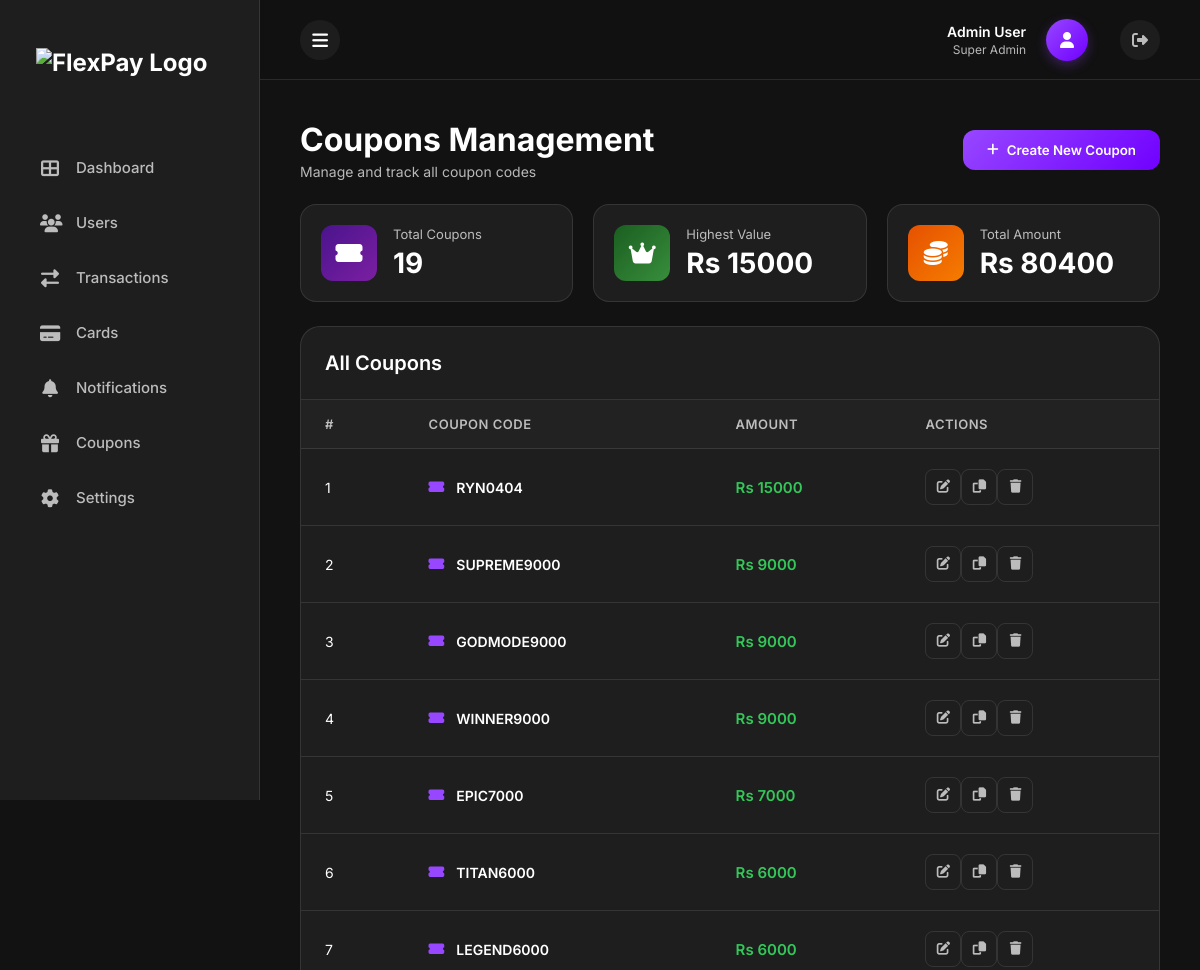
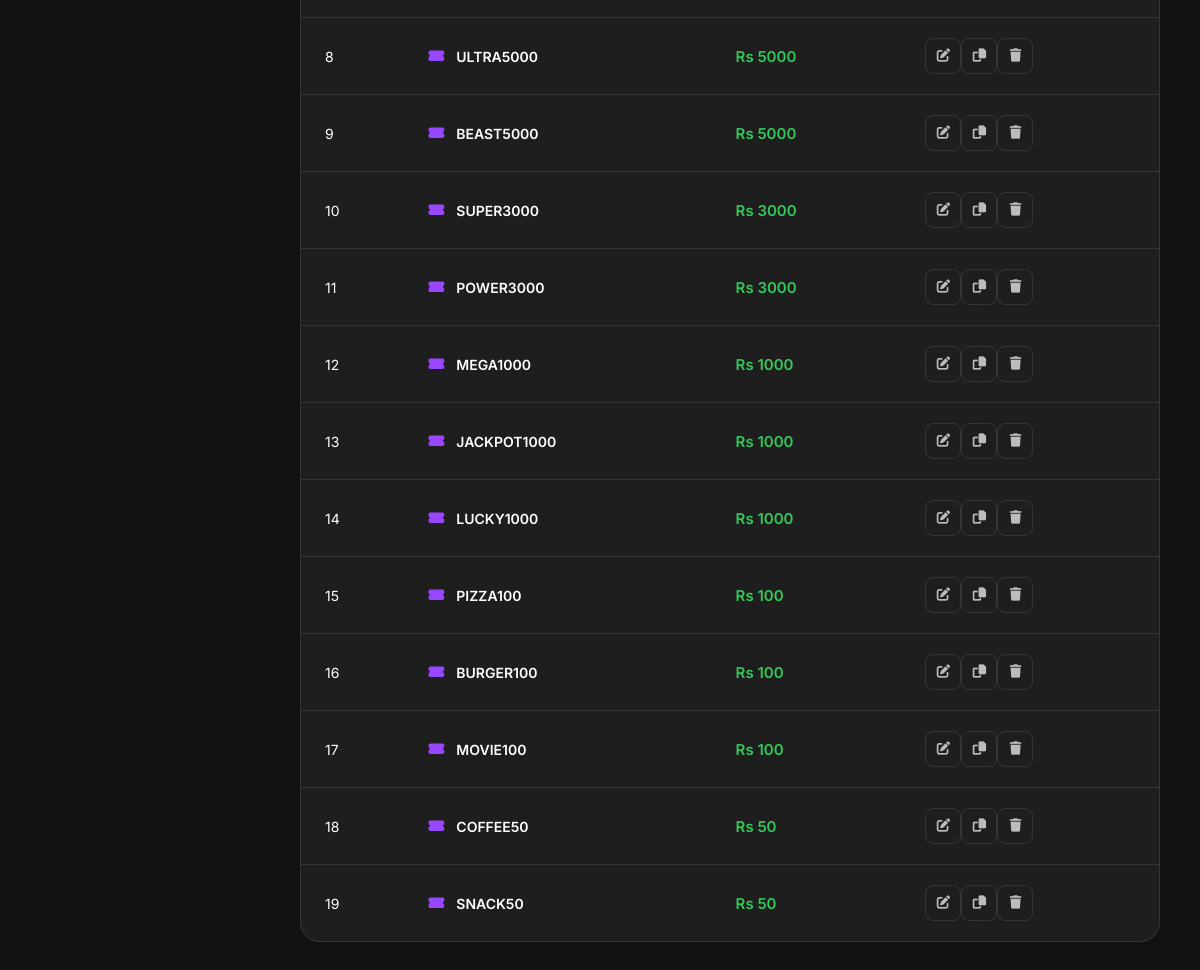
Before: /admin/coupons (signed in) with the older database file (2 pictures, top to bottom).
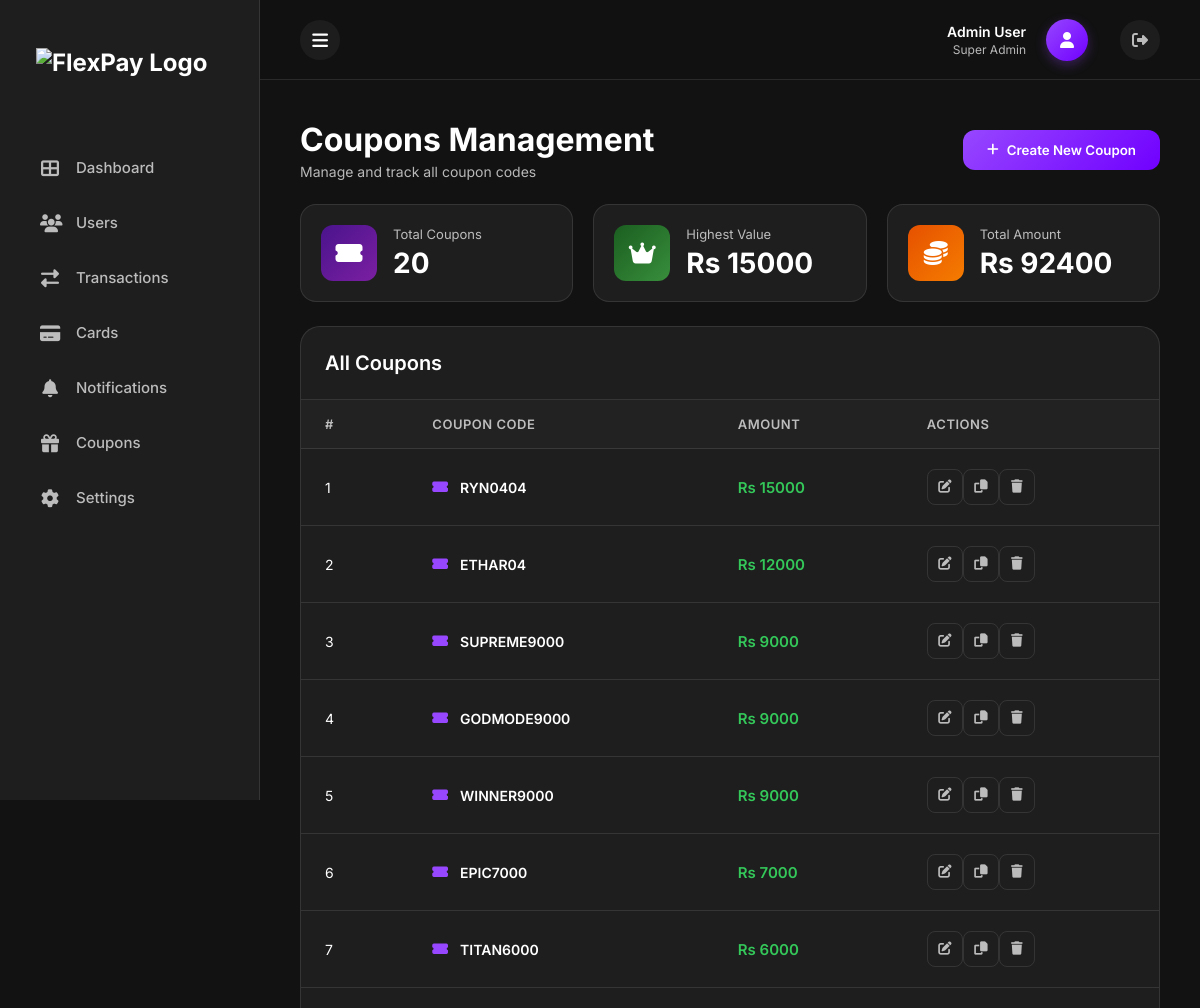
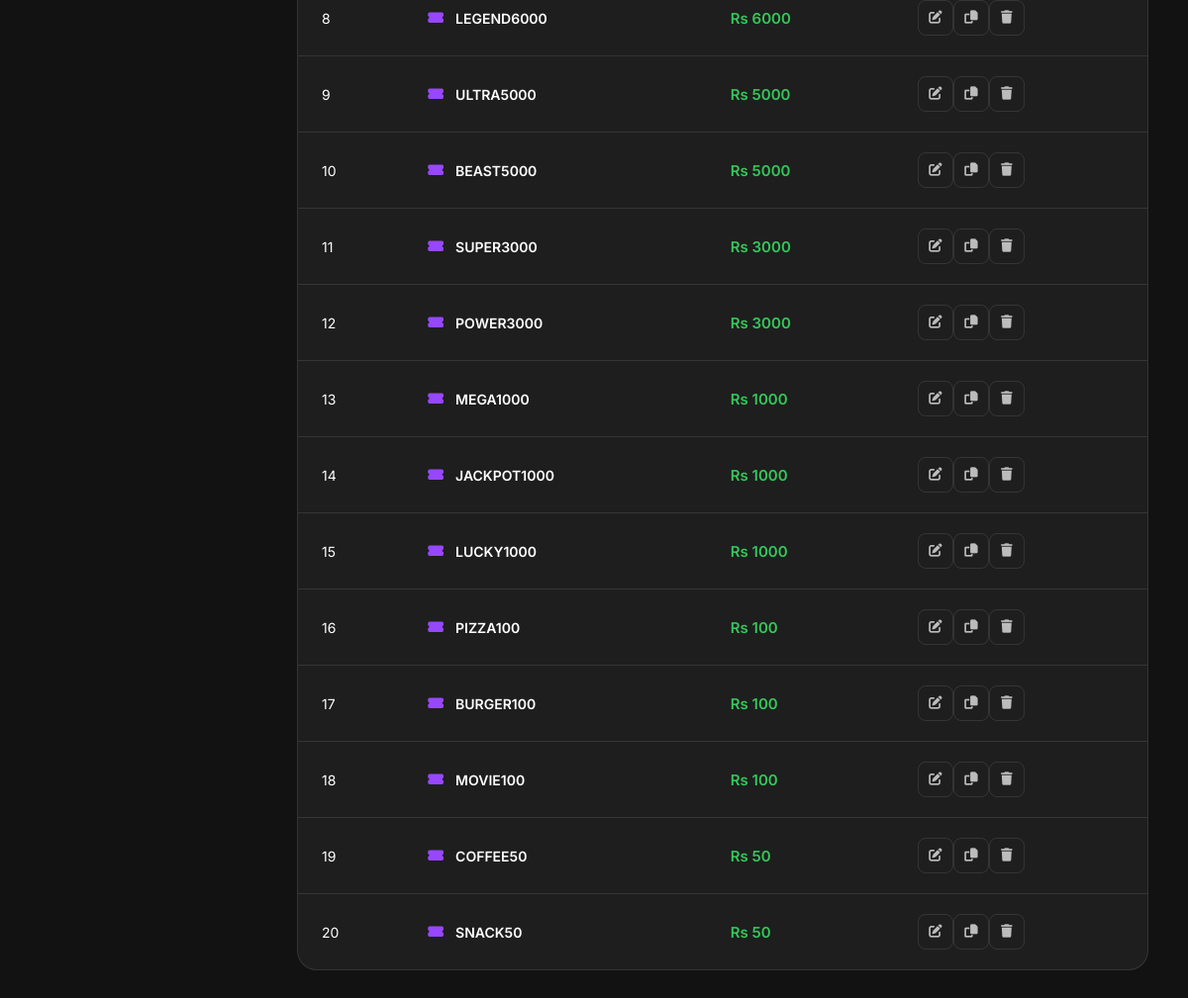
After: the same page with the newer database file (2 pictures, top to bottom).
### tables this page shows
CREATE TABLE coupons (id INTEGER PRIMARY KEY AUTOINCREMENT, coupon_code TEXT UNIQUE NOT NULL, amount REAL NOT NULL);

### app/admin/routes.py (the view)
@admin_bp.route('/coupons')
@login_required
def coupons():
    all_coupons = db.execute("SELECT * FROM coupons ORDER BY amount DESC")
    total_coupons = len(all_coupons)
    highest_value = all_coupons[0]['amount'] if all_coupons else 0
    total_amount = sum(coupon['amount'] for coupon in all_coupons)
    return render_template('admin/coupons.html',
                         coupons=all_coupons,
                         total_coupons=total_coupons,
                         highest_value=highest_value,
                         total_amount=total_amount)

### app/admin/routes.py (called while the page is built)
def login_required(f):
    @wraps(f)
    def decorated_function(*args, **kwargs):
        if 'admin_id' not in session:
            return redirect(url_for('admin.login'))
        return f(*args, **kwargs)
    return decorated_function

### app/admin/templates/admin/coupons.html (shortened to what this page needs)
{% extends 'admin/base.html' %}
{% block content %}
<div class="coupons-container">
    <div class="page-header">
        <div class="header-left">
            <h1>Coupons Management</h1>
            <p class="subtitle">Manage and track all coupon codes</p>
        </div>
        <button class="btn-primary" onclick="openAddCouponModal()">
            <i class="fas fa-plus"></i>
            Create New Coupon
        </button>
    </div>
    <div class="stats-grid">
        <div class="stat-card">
            <div class="stat-icon" style="background: linear-gradient(135deg, #4a148c, #7b1fa2);">
                <i class="fas fa-ticket-alt"></i>
            </div>
            <div class="stat-info">
                <span class="stat-label">Total Coupons</span>
                <span class="stat-value">{{ total_coupons }}</span>
            </div>
        </div>
        <div class="stat-card">
            <div class="stat-icon" style="background: linear-gradient(135deg, #1b5e20, #388e3c);">
                <i class="fas fa-crown"></i>
            </div>
            <div class="stat-info">
                <span class="stat-label">Highest Value</span>
                <span class="stat-value">Rs {{ highest_value|int }}</span>
            </div>
        </div>
        <div class="stat-card">
            <div class="stat-icon" style="background: linear-gradient(135deg, #e65100, #f57c00);">
                <i class="fas fa-coins"></i>
            </div>
            <div class="stat-info">
                <span class="stat-label">Total Amount</span>
                <span class="stat-value">Rs {{ total_amount|int }}</span>
            </div>
        </div>
    </div>
    <div class="table-card">
        <div class="table-header">
            <h2>All Coupons</h2>
        </div>
        <div class="table-wrapper">
            <table class="coupons-table">
                <thead>
                    <tr>
                        <th>#</th>
                        <th>Coupon Code</th>
                        <th>Amount</th>
                        <th>Actions</th>
                    </tr>
                </thead>
                <tbody>
                    {% for coupon in coupons %}
                    <tr>
                        <td>{{ loop.index }}</td>
                        <td>
                            <div class="coupon-code">
                                <i class="fas fa-ticket-alt"></i>
                                <span>{{ coupon.coupon_code }}</span>
                            </div>
                        </td>
                        <td><span class="amount">Rs {{ coupon.amount|int }}</span></td>
                        <td>
                            <div class="action-buttons">
                                <button class="btn-icon" title="Edit"
                                    onclick="editCoupon({{ coupon.id }}, '{{ coupon.coupon_code }}', {{ coupon.amount }})">
                                    <i class="fas fa-edit"></i>
                                </button>
                                <button class="btn-icon" title="Copy Code"
                                    onclick="copyCouponCode('{{ coupon.coupon_code }}')">
                                    <i class="fas fa-copy"></i>
                                </button>
                                <button class="btn-icon danger" title="Delete"
                                    onclick="deleteCoupon({{ coupon.id }}, '{{ coupon.coupon_code }}')">
                                    <i class="fas fa-trash"></i>
                                </button>
                            </div>
                        </td>
                    </tr>
                    {% endfor %}
                </tbody>
            </table>
        </div>
    </div>
</div>
{% endblock %}

### app/admin/templates/admin/base.html (shortened to what this page needs)
<!DOCTYPE html>
<html lang="en">
<head>
    <link href="https://cdnjs.cloudflare.com/ajax/libs/font-awesome/6.4.0/css/all.min.css" rel="stylesheet">
</head>
<body hx-boost="true">
    <aside class="sidebar">
        <div class="logo">
            <img src="/admin/static/admin/logo-white.png" alt="FlexPay Logo">
        </div>
        <nav class="nav-links">
            <a href="/admin/dashboard" class="nav-item {% if request.path == '/admin/dashboard' %}active{% endif %}">
                <i class="fas fa-th-large"></i>
                Dashboard
            </a>
            <a href="#" class="nav-item">
                <i class="fas fa-users"></i>
                Users
            </a>
            <a href="#" class="nav-item">
                <i class="fas fa-exchange-alt"></i>
                Transactions
            </a>
            <a href="#" class="nav-item">
                <i class="fas fa-credit-card"></i>
                Cards
            </a>
            <a href="#" class="nav-item">
                <i class="fas fa-bell"></i>
                Notifications
            </a>
            <a href="/admin/coupons" class="nav-item">
                <i class="fas fa-gift"></i>
                Coupons
            </a>
            <a href="/admin/settings" class="nav-item">
                <i class="fas fa-cog"></i>
                Settings
            </a>
        </nav>
    </aside>
    <div class="main-content">
        <header class="top-bar">
            <button class="menu-toggle" onclick="toggleSidebar()">
                <i class="fas fa-bars"></i>
            </button>
            <div class="user-menu">
                <div class="user-info">
                    <div class="user-name">Admin User</div>
                    <div class="user-role">Super Admin</div>
                </div>
                <div class="user-avatar">
                    <i class="fas fa-user"></i>
                </div>
                <a href="/admin/logout" class="logout-btn" title="Logout" hx-boost="false">
                    <i class="fas fa-sign-out-alt"></i>
                </a>
            </div>
        </header>
        <div class="content-wrapper">
            {% block content %}{% endblock %}
        </div>
    </div>
</body>
</html>

### app/admin/templates/admin/base.html (style rules this page uses)
:root { --bg-color: #121212; --sidebar-bg: #1E1E1E; --text-color: #FFFFFF; --text-secondary: rgba(255, 255, 255, 0.7); --primary-color: #9747ff; --accent-color: #d4f3fdff; --danger-color: #FF453A; --card-bg: #1E1E1E; --border-color: rgba(255, 255, 255, 0.1); --hover-bg: rgba(151, 71, 255, 0.1); }
* { margin: 0; padding: 0; box-sizing: border-box; font-family: 'Inter', sans-serif; }
body { background-color: var(--bg-color); color: var(--text-color); display: flex; min-height: 100vh; }
.sidebar { width: 260px; background-color: var(--sidebar-bg); border-right: 1px solid var(--border-color); display: flex; flex-direction: column; padding: 24px; position: fixed; height: 100vh; left: 0; top: 0; z-index: 1000; transition: transform 0.3s ease; }
.logo { margin-top: 24px; font-size: 24px; font-weight: 700; color: var(--text-color); margin-bottom: 40px; display: flex; align-items: center; gap: 12px; padding-left: 12px; }
.logo img { height: 56px; object-fit: contain; }
.nav-links { display: flex; flex-direction: column; gap: 8px; flex: 1; }
.nav-item { display: flex; align-items: center; gap: 16px; padding: 14px 16px; color: var(--text-secondary); text-decoration: none; border-radius: 12px; transition: all 0.2s ease; font-size: 15px; font-weight: 500; }
.nav-item i { width: 20px; text-align: center; font-size: 18px; }
.main-content { flex: 1; margin-left: 260px; display: flex; flex-direction: column; width: calc(100% - 260px); transition: margin-left 0.3s ease, width 0.3s ease; }
.top-bar { height: 80px; display: flex; align-items: center; justify-content: space-between; padding: 0 40px; border-bottom: 1px solid var(--border-color); background-color: rgba(18, 18, 18, 0.8); backdrop-filter: blur(10px); position: sticky; top: 0; z-index: 100; }
.menu-toggle { width: 40px; height: 40px; border-radius: 50%; display: flex; align-items: center; justify-content: center; color: var(--text-color); background-color: rgba(255, 255, 255, 0.05); border: none; cursor: pointer; transition: all 0.2s; font-size: 18px; }
.user-menu { display: flex; align-items: center; gap: 20px; }
.user-info { text-align: right; }
.user-name { font-size: 14px; font-weight: 600; color: var(--text-color); margin-bottom: 2px; }
.user-role { font-size: 12px; color: var(--text-secondary); }
.user-avatar { width: 42px; height: 42px; border-radius: 50%; background: linear-gradient(135deg, var(--primary-color), #7000ff); display: flex; align-items: center; justify-content: center; color: white; font-weight: 600; font-size: 16px; box-shadow: 0 4px 12px rgba(151, 71, 255, 0.3); }
.logout-btn { margin-left: 12px; width: 40px; height: 40px; border-radius: 50%; display: flex; align-items: center; justify-content: center; color: var(--text-secondary); text-decoration: none; transition: all 0.2s; background-color: rgba(255, 255, 255, 0.05); }
.content-wrapper { padding: 40px; flex: 1; }
h1 { font-size: 28px; font-weight: 700; margin-bottom: 24px; color: var(--text-color); }
h2 { font-size: 22px; font-weight: 600; margin-bottom: 16px; color: var(--text-color); }

Changed rows visible on the page:
added coupons: coupon_code "ETHAR04", amount "12000"
Other visible differences:
{{ total_coupons }}: "19" → "20"
{{ total_amount|int }}: "80400" → "92400"
